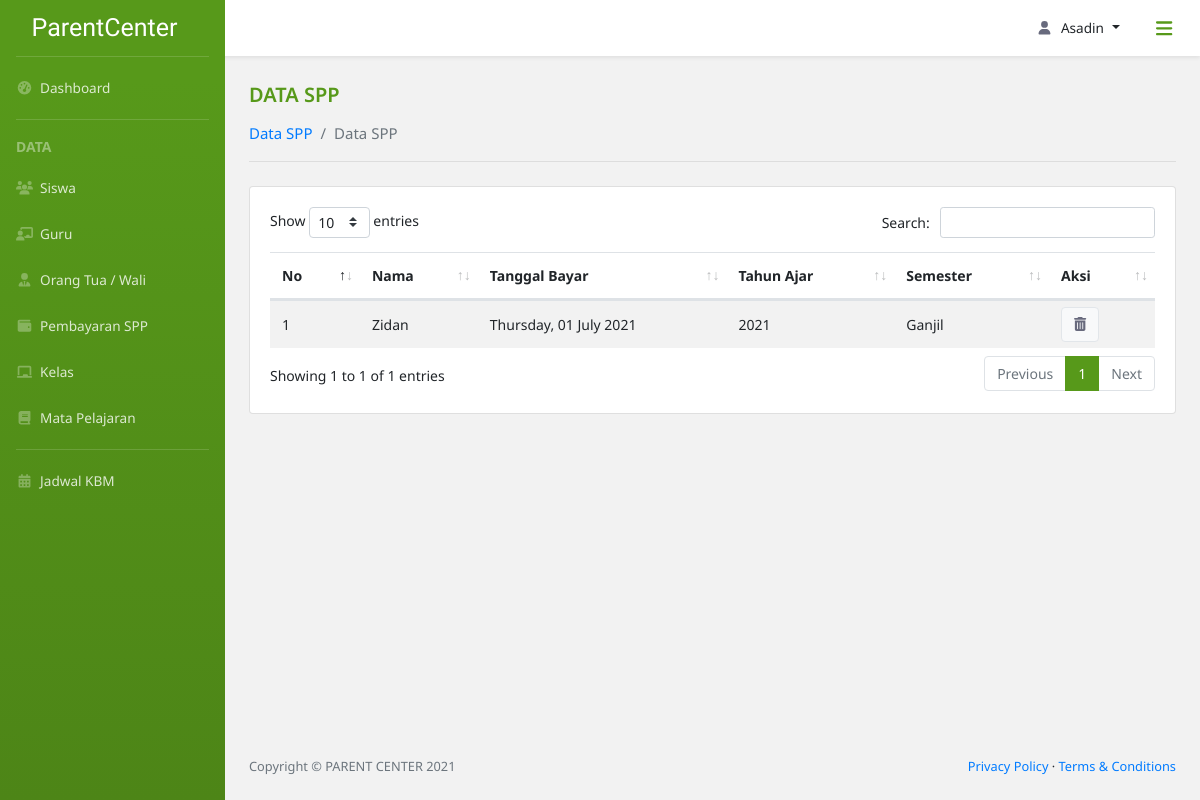
Page /data_spp/ (signed in) on the earlier database version.
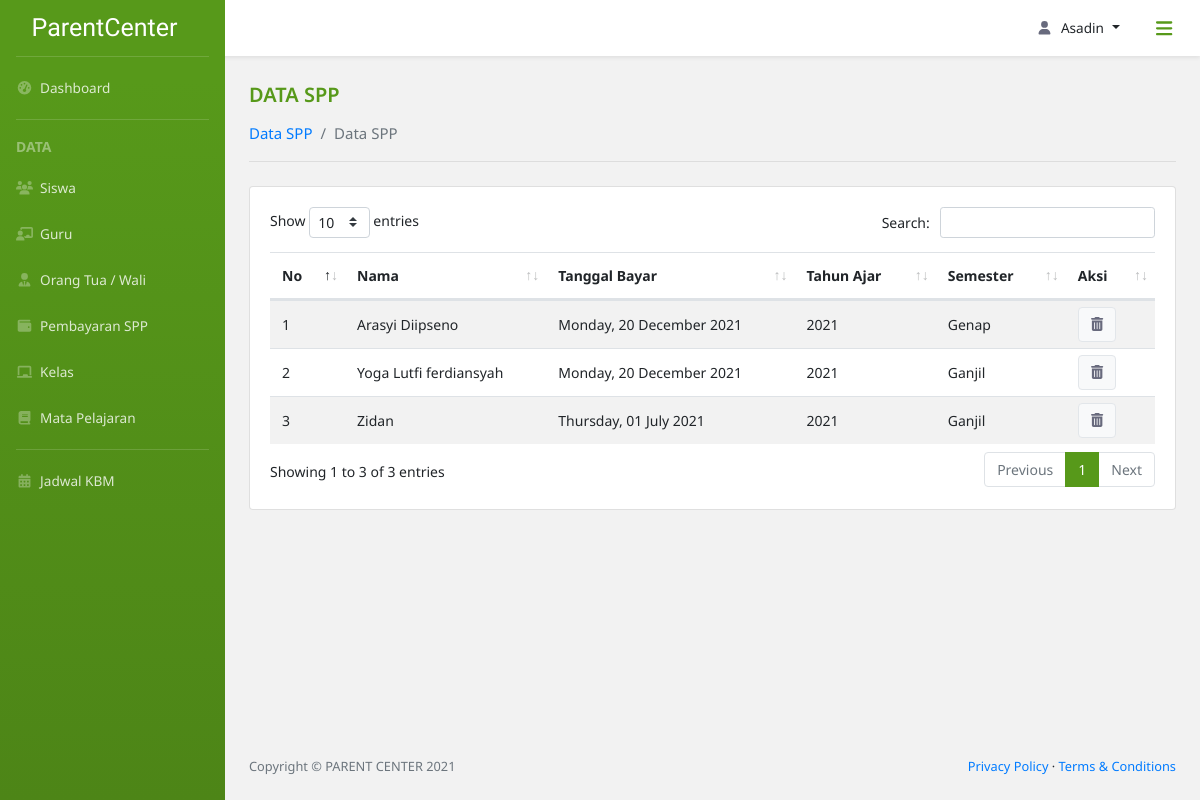
Same page on the later database version.
### parent_center_app/models.py (models this page shows, shortened)
class PembayaranSPP(models.Model):
    id_pembayaran = models.CharField(
        max_length=30,
        primary_key=True,
        unique=True,
        default=custom_spp,
        editable=False
    )
    id_siswa = models.ForeignKey(Siswa, on_delete=CASCADE)
    tgl_bayar = models.DateField(default=date.today)
    bulan_ke = models.PositiveSmallIntegerField(validators=[MaxValueValidator(12),
                                                            MinValueValidator(1)])
    jumlah = models.PositiveBigIntegerField()
    thn_ajar = models.CharField(max_length=5)
    class Semesteran(models.TextChoices):
        ganjil = '1', 'Ganjil',
        genap = '2', 'Genap'
    semester = models.CharField(
        max_length=10,
        choices=Semesteran.choices,
        default=Semesteran.ganjil)

class Siswa(models.Model):
    nis = models.CharField(max_length=15, null=True)
    nisn = models.CharField(max_length=15, null=True)
    id_siswa = models.CharField(
        max_length=30,
        primary_key=True,
        unique=True,
        default=custom_siswa,
        editable=False
    )
    nama = models.CharField(max_length=50)
    tpt_lahir = models.CharField(max_length=50)
    tgl_lahir = models.DateField(default=date.today)
    agama = models.CharField(max_length=15)
    class jns_kelamin(models.TextChoices):
        P = 'Perempuan'
        L = 'Laki-Laki'
    jns_kelamin = models.CharField(
        max_length=10,
        choices=jns_kelamin.choices,
        default=jns_kelamin.L
    )
    no_tlp = models.CharField(max_length=13, null=True)
    alamat = models.TextField(null=True)
    id_kelas = models.ForeignKey(
        Kelas,
        null=True,
        on_delete=models.SET_NULL
    )

### parent_center_app/views.py (the view)
# urls.py: path('data_spp/', views.dataSpp, name='data spp'),
@login_required(login_url='login')
def dataSpp(request):
    if level_permission(request, ['Admin']) is False:
        return redirect(level_login(request))
    else:
        form = PembayaranSPP.objects.all().order_by('tgl_bayar').reverse()
        context = {
            'title': 'Data SPP',
            'form': form
        }
        return render(request,
                      'parent_center_app/data_spp.html',
                      context)

### parent_center_app/views.py (called while the page is built)
def level_permission(current_user, level: list) -> bool:
    if current_user.user.extenduser.user_level in level:
        return True
    else:
        return False

### parent_center_app/templates/parent_center_app/data_spp.html (shortened to what this page needs)
{% extends 'parent_center_app/base.html' %}
{% block breadcrumb %}
<div class="row pt-4">
    <div class="col-lg-12">
        <div class="div-title">
            <span class="title-content">{{title}}</span>
            <nav aria-label="breadcrumb">
                <ol class="breadcrumb">
                    <li class="breadcrumb-item"><a href="/cari_spp">Data SPP</a></li>
                    <li class="breadcrumb-item active" aria-current="page">{{ title }}</li>
                </ol>
            </nav>
        </div>
    </div>
</div>
<hr class="dropdown-divider hr-title mb-4 mx-4 mt-3">
{% endblock breadcrumb %}
{% block content %}
    <div class="row">
        <div class="col-lg-12">
            <div class="card">
                <div class="card-body card-dashboard">
                    <div class="table-responsive table-mapel">
                        <table class="table table table-striped table-siswa" id="table-custom">
                            <thead>
                                <tr>
                                    <th scope="col">No</th>
                                    <th scope="col">Nama</th>
                                    <th scope="col">Tanggal Bayar</th>
                                    <th scope="col">Tahun Ajar</th>
                                    <th scope="col">Semester</th>
                                    <th scope="col">Aksi</th>
                                </tr>
                            </thead>
                            <tbody>
                                {% for spp in form %}
                                <tr>
                                    <td>{{ forloop.counter }}</td>
                                    <td>{{ spp.id_siswa.nama }}</td>
                                    <td>{{ spp.tgl_bayar|date:'l, d F Y'  }}</td>
                                    <td>{{ spp.thn_ajar }}</td>
                                    <td>{% if spp.semester == '1' %}
                                            Ganjil
                                        {% else %}
                                            Genap
                                        {% endif %}
                                    </td>
                                    <td>
                                        <button class="btn btn-light" type="button" data-toggle="modal" data-target="#modal_hapus"><i class="fas fa-trash-alt"></i></button>
                                    </td>
                                </tr>
                                {% endfor %}
                            </tbody>
                        </table>
                    </div>
                </div>
            </div>
        </div>
    </div>
{% endblock content %}

### parent_center_app/templates/parent_center_app/base.html (shortened to what this page needs)
{% load static %}
<!DOCTYPE html>
<html lang="en">
    <head>
        <link href="{% static 'parent_center_app/assets/css/bootstrap-toggle.min.css' %}" rel="stylesheet">
        <link href="{% static 'parent_center_app/assets/css/style-custom.css' %}" rel="stylesheet" />
        <link href="{% static 'parent_center_app/assets/css/styles.css' %}" rel="stylesheet" />
        <link rel="stylesheet" type="text/css" href="{% static 'parent_center_app/assets/css/dataTables.bootstrap4.min.css' %}"/>
        <link href="{% static 'parent_center_app/vendor/fontawesome-free/css/all.min.css' %}" rel="stylesheet" type="text/css">
        <link href="//cdn.jsdelivr.net/npm/select2@4.1.0-rc.0/dist/css/select2.min.css" rel="stylesheet" />
    </head>
    <body class="sb-nav-fixed">
        <nav class="sb-topnav navbar navbar-expand navbar-dark bg-putih shadow-sm">
            <button class="btn btn-link btn-sm order-1 rounded-circle" id="sidebarToggle" href="#"><i class="fas fa-bars fa-lg"></i></button>
            <ul class="navbar-nav ml-auto md-0 mr-2">
                <li class="nav-item dropdown">
                    <a class="nav-link dropdown-toggle" id="userDropdown" href="#" role="button" data-toggle="dropdown" aria-haspopup="true" aria-expanded="false"><i class="fas fa-user fa-fw"></i>{{ request.user }}</a>
                </li>
            </ul>
        </nav>
        <div id="layoutSidenav">
            <div id="layoutSidenav_nav">
                <nav class="sb-sidenav accordion bg-green" id="sidenavAccordion">
                    <div class="sb-sidenav-menu">
                        <div class="nav">
                            <a class="navbar-brand d-flex align-self-center align-items-center" href="/dashboard_admin">
                                ParentCenter
                            </a>
                            <div class="dropdown-divider mx-3 mt-0"></div>
                            <a class="nav-link" href="/dashboard_admin">
                                <i class="fas fa-fw fa-tachometer-alt"></i>&nbsp;
                                Dashboard
                            </a>
                            <div class="dropdown-divider mx-3"></div>
                            <div class="dropdown-header">
                                DATA
                            </div>
                            <a class="nav-link" href="/data_siswa">
                                <i class="fas fa-fw fa-users"></i>&nbsp;
                                Siswa
                            </a>
                            <a class="nav-link" href="/data_guru">
                                <i class="fas fa-fw fa-chalkboard-teacher"></i>&nbsp;
                                Guru
                            </a>
                            <a class="nav-link" href="/data_orangtua">
                                <i class="fas fa-fw fa-user-tie"></i>&nbsp;
                                Orang Tua / Wali
                            </a>
                            <a class="nav-link" href="/cari_spp">
                                <i class="fas fa-fw fa-wallet"></i>&nbsp;
                                Pembayaran SPP
                            </a>
                            <a class="nav-link" href="/data_kelas">
                                <i class="fas fa-fw fa-chalkboard"></i>&nbsp;
                                Kelas
                            </a>
                            <a class="nav-link" href="/data_mapel">
                                <i class="fas fa-fw fa-book"></i>&nbsp;
                                Mata Pelajaran
                            </a>
                            <div class="dropdown-divider mx-3"></div>
                            <a class="nav-link" href="/jadwal_kbm">
                                <i class="fas fa-fw fa-calendar-alt"></i>&nbsp;
                                Jadwal KBM
                            </a>
                        </div>
                    </div>
                </nav>
            </div>
            <div id="layoutSidenav_content">
                <main>
                    <div class="container-fluid px-0">
                        {% block breadcrumb %}
                        {% endblock breadcrumb %}
                        {% block content %}
                        {% endblock content %}
                    </div>
                </main>
                <footer class="py-4 bg-grey mt-auto">
                    <div class="container-fluid">
                        <div class="d-flex align-items-center justify-content-between small">
                            <div class="text-muted">Copyright &copy; PARENT CENTER 2021</div>
                            <div>
                                <a href="/privacy-policy">Privacy Policy</a>
                                &middot;
                                <a href="/terms-condition">Terms &amp; Conditions</a>
                            </div>
                        </div>
                    </div>
                </footer>
            </div>
        </div>
    </body>
</html>

### parent_center_app/static/parent_center_app/assets/css/style-custom.css (style rules this page uses)
* { font-family: 'Noto Sans', sans-serif; }
body { background-color: #f2f2f2!important; }
#userDropdown svg { margin-right: .5rem; }
#userDropdown { text-transform: capitalize; }
a#userDropdown.nav-link.dropdown-toggle::after { margin-left: .5rem!important; }
.bg-putih { background-color: #fff; }
.bg-green { background-color: #57991a; background-image: linear-gradient(180deg,#57991a 10%,#4d8517 100%); background-size: cover; }
.sb-sidenav-menu a.nav-link { color: rgba(255,255,255,.8)!important; }
.sb-sidenav-menu a.nav-link svg { color: rgba(255,255,255,.3)!important; }
.navbar-nav a, #ddUser .dropdown-item { color: #212529!important; }
.navbar-nav a svg, .card-dashboard svg { color: #686a7d!important; }
.sb-sidenav .dropdown-divider { border-color: rgba(255,255,255,.15); }
.sb-sidenav .dropdown-header { color: rgba(255,255,255,.4); }
#sidebarToggle { height: 2.5rem!important; width: 2.5rem!important; font-weight: 400!important; color: #57991a!important; }
.navbar-brand { height: 56px; color: #fff; font-family: 'Satisfy', cursive!important; font-size: 25px!important; }
.sb-nav-fixed .sb-topnav { z-index: 1038!important; }
.sb-nav-fixed #layoutSidenav #layoutSidenav_nav .sb-sidenav { padding-top: 0!important; }
.dropdown-header { padding-left: 1rem!important; font-weight: bold; }
.sb-sidenav-menu, .sb-topnav.navbar, #ddUser .dropdown-item { font-size: 13.6px; }
.nav-link { padding: 12.8px 16px!important; }
.title-content { font-size: 20px; font-weight: 600; color: #57991a; text-transform: uppercase; }
.div-title .breadcrumb { background-color: transparent; padding-left: 0; margin-bottom: 0; padding-bottom: 0; font-size: 15px!important; }
.div-title .breadcrumb-item a { font-size: 15px; }
.hr-title { border-color: #ddd!important; border-width: 2px; }
.card-dashboard, #btn-jadwal, .dropdown-jadwal .dropdown-item { font-size: 15px!important; }
#table-custom_wrapper *, .table-custom-dashboard * { font-size: 14px; }
.container-fluid .row { margin-left: .75rem; margin-right: .75rem; }
.table-siswa tbody tr td { padding: 6px 12px; }
.btn-light { border: 1px solid #e2e6ea!important; }
.table-mapel table tbody tr td, .table-kelas table tbody tr td { vertical-align: middle; }

Differences in the rows shown:
added PembayaranSPP: id_siswa.nama "Arasyi Diipseno", tgl_bayar "Monday, 20 December 2021", thn_ajar "2021", semester "Genap"
added PembayaranSPP: id_siswa.nama "Yoga Lutfi ferdiansyah", tgl_bayar "Monday, 20 December 2021", thn_ajar "2021", semester "Ganjil"
Other differences:
text written by a page script: "Show entries Search: Showing 1 to 1 of 1 entries Previous 1 Next" → "Show entries Search: Showing 1 to 3 of 3 entries Previous 1 Next"
